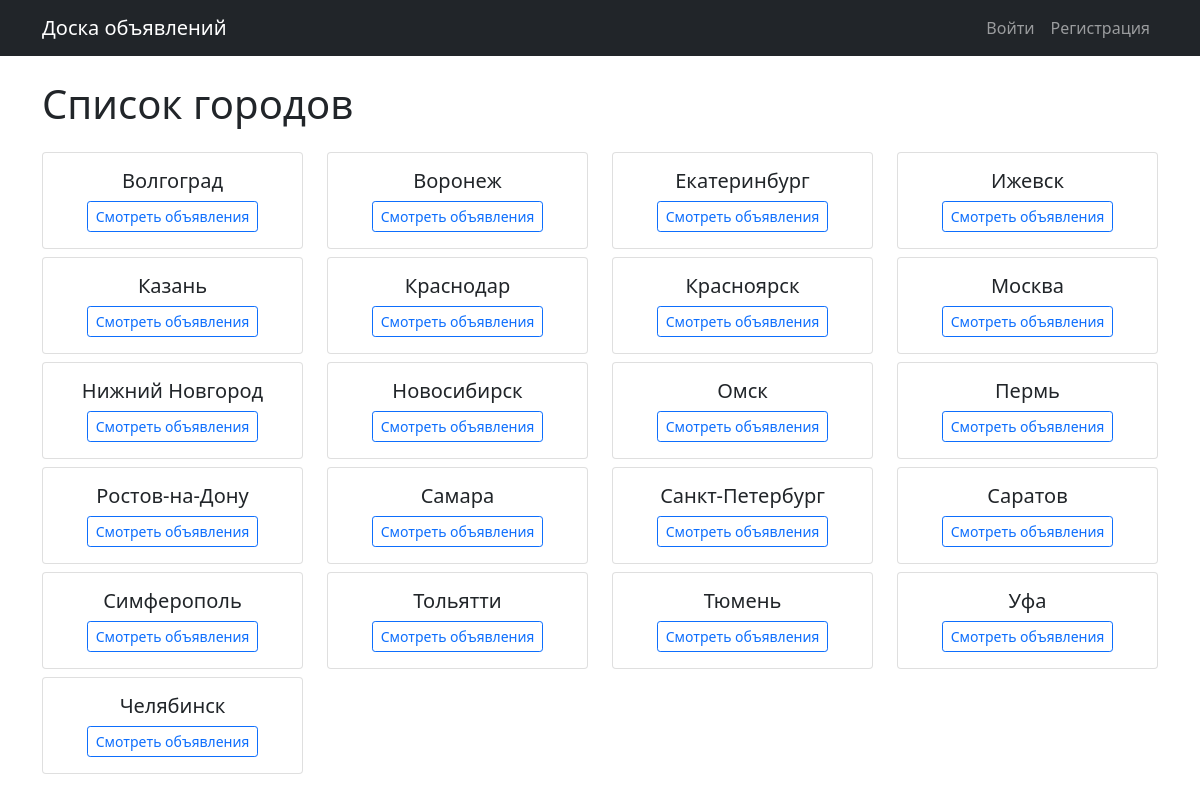
Screenshot of /cities/ with the database file from the repository.
### ads/models.py (models this page shows, shortened)
class City(models.Model):
    name = models.CharField(max_length=100, unique=True, verbose_name="Название города")
    slug = models.SlugField(max_length=100, unique=True, verbose_name="URL-адрес города")  # Убираем blank=True, null=True
    created_at = models.DateTimeField(auto_now_add=True)
    class Meta:
        verbose_name = "Город"
        verbose_name_plural = "Города"
        ordering = ['name']

### ads/views.py (the view)
# urls.py: path('cities/', views.CityListView.as_view(), name='city_list'),
class CityListView(ListView):
    model = City
    template_name = 'ads/city_list.html'
    context_object_name = 'cities'
    paginate_by = 50
    ordering = ['name']

### ads/templates/ads/city_list.html (shortened to what this page needs)
{% extends 'ads/base.html' %}
{% block content %}
    <h1 class="mb-4">Список городов</h1>
    <div class="row">
        {% for city in cities %}
            <div class="col-md-3 mb-2">
                <div class="card">
                    <div class="card-body text-center">
                        <h5>{{ city.name }}</h5>
                        <a href="{% url 'home' %}?city={{ city.slug }}" class="btn btn-sm btn-outline-primary">
                            Смотреть объявления
                        </a>
                    </div>
                </div>
            </div>
        {% empty %}
            <p>Городов пока нет.</p>
        {% endfor %}
    </div>
{% endblock %}

### rows the page displays
City: name "Волгоград"
City: name "Воронеж"
City: name "Екатеринбург"
City: name "Ижевск"
City: name "Казань"
City: name "Краснодар"
City: name "Красноярск"
City: name "Москва"
City: name "Нижний Новгород"
City: name "Новосибирск"
City: name "Омск"
City: name "Пермь"
City: name "Ростов-на-Дону"
City: name "Самара"
City: name "Санкт-Петербург"
City: name "Саратов"
City: name "Симферополь"
City: name "Тольятти"
City: name "Тюмень"
City: name "Уфа"
City: name "Челябинск"
